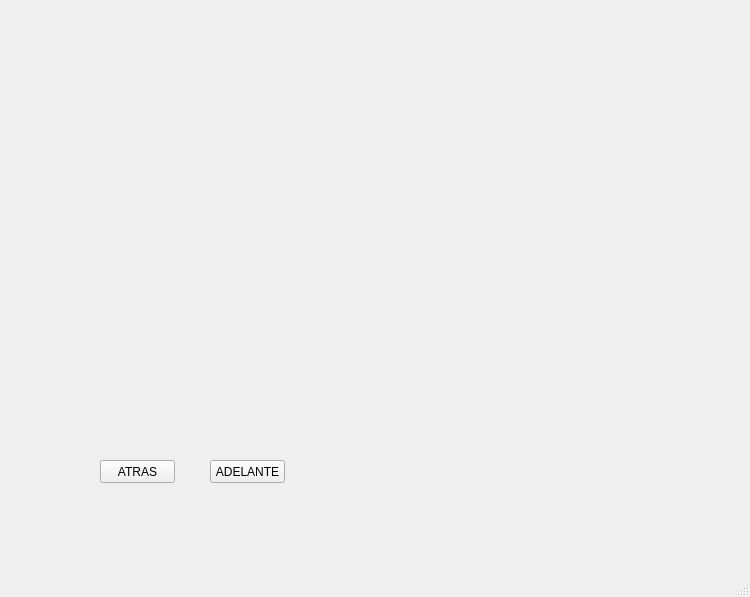
<?xml version="1.0" encoding="UTF-8"?>
<ui version="4.0">
 <class>MainWindow</class>
 <widget class="QMainWindow" name="MainWindow">
  <property name="geometry">
   <rect>
    <x>0</x>
    <y>0</y>
    <width>750</width>
    <height>597</height>
   </rect>
  </property>
  <property name="windowTitle">
   <string>MainWindow</string>
  </property>
  <widget class="QWidget" name="centralwidget">
   <widget class="QLabel" name="label">
    <property name="geometry">
     <rect>
      <x>20</x>
      <y>20</y>
      <width>231</width>
      <height>251</height>
     </rect>
    </property>
    <property name="text">
     <string/>
    </property>
    <property name="pixmap">
     <pixmap resource="../Archivos/recursos_programas.qrc">:/logo/1.jpg</pixmap>
    </property>
   </widget>
   <widget class="QLabel" name="imagen">
    <property name="geometry">
     <rect>
      <x>280</x>
      <y>80</y>
      <width>241</width>
      <height>351</height>
     </rect>
    </property>
    <property name="text">
     <string/>
    </property>
    <property name="pixmap">
     <pixmap resource="../Archivos/recursos_programas.qrc">:/elefante/elefante.jpg</pixmap>
    </property>
   </widget>
   <widget class="QPushButton" name="btn_atras">
    <property name="geometry">
     <rect>
      <x>100</x>
      <y>460</y>
      <width>75</width>
      <height>23</height>
     </rect>
    </property>
    <property name="text">
     <string>ATRAS</string>
    </property>
   </widget>
   <widget class="QPushButton" name="btn_adelante">
    <property name="geometry">
     <rect>
      <x>210</x>
      <y>460</y>
      <width>75</width>
      <height>23</height>
     </rect>
    </property>
    <property name="text">
     <string>ADELANTE</string>
    </property>
   </widget>
  </widget>
  <widget class="QMenuBar" name="menubar">
   <property name="geometry">
    <rect>
     <x>0</x>
     <y>0</y>
     <width>750</width>
     <height>21</height>
    </rect>
   </property>
  </widget>
  <widget class="QStatusBar" name="statusbar"/>
 </widget>
 <resources>
  <include location="../Archivos/recursos_programas.qrc"/>
 </resources>
 <connections/>
</ui>
